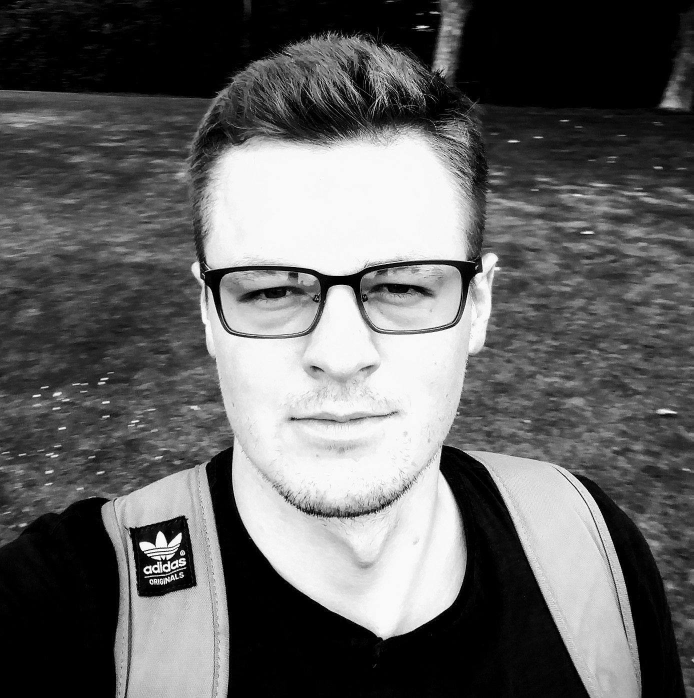
//> input picture Extract_Vertical_Horizontal_Lines/AVA_FB.jpg, 1387 x 1396 px (shown at 1/2 size)
$ ./main   (built with g++ and OpenCV 4)
//> lines starting //> are read from the running program, lines starting //| are printed output that depends on the picture; after the words box and inside, x2 and y2 are one past the last pixel; in counts of white or black regions, pixels touching at a corner belong together
#include <iostream>
#include <opencv2/imgcodecs.hpp>
#include <opencv2/imgproc.hpp>
#include <opencv2/highgui.hpp>

using namespace cv;

void ShowWaitDestroy(const char *winName, Mat &img);

int main() {

	Mat src = imread("AVA_FB.jpg", IMREAD_GRAYSCALE);
//> src is the input picture: 1396 rows x 1387 cols, CV_8UC1; min 0, max 255, mean 99.2
	if (src.empty())
	{
		std::cout << "Invalid image (empty)!!!" << std::endl;
		return -1;
	}

	resize(src, src, Size(), 0.3, 0.3, INTER_NEAREST);
//> src: 419 rows x 416 cols, CV_8UC1

	namedWindow("Original", WINDOW_AUTOSIZE);
	imshow("Original", src);
	moveWindow("Original", 0, 0);

	Mat grey;
	if (src.channels() == 3) {
		cvtColor(src, grey, CV_BGR2GRAY);
	} else {
		grey = src;
	}

	ShowWaitDestroy("Grey", grey);

	Mat bw;
	adaptiveThreshold(~grey, bw, 255, CV_ADAPTIVE_THRESH_MEAN_C, THRESH_BINARY, 15, -2);
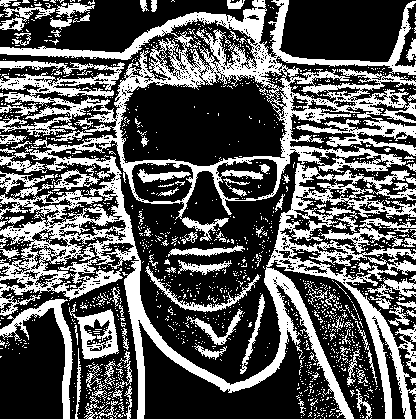
//> bw: 419 rows x 416 cols, CV_8UC1; 35.5% white; 1466 white regions (1363 under 20 px), largest, box (x1, y1, x2, y2) and area: (0, 0, 416, 419) 44460, (0, 299, 73, 419) 1522, (69, 304, 119, 360) 1130
	ShowWaitDestroy("Binary image", bw);

	Mat horizontal = bw.clone();
	Mat vertical = bw.clone();


	// Extract horizontal lines
	int horizontal_size = horizontal.cols / 40;
//> horizontal_size = 10

	Mat horizontalStructure = getStructuringElement(MORPH_RECT, Size(horizontal_size, 1));
//> horizontalStructure = [1, 1, 1, 1, 1, 1, 1, 1, 1, 1]

	// Apply morphology operations
	erode(horizontal, horizontal, horizontalStructure, Point(-1, -1));
//> horizontal: 419 rows x 416 cols, CV_8UC1; 7.3% white; 580 white regions (462 under 20 px), largest, box (x1, y1, x2, y2) and area: (0, 47, 138, 59) 803, (147, 324, 276, 390) 585, (279, 52, 393, 66) 463
	dilate(horizontal, horizontal, horizontalStructure, Point(-1, -1));
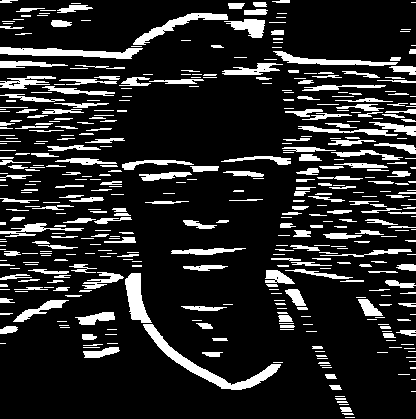
//> horizontal: 419 rows x 416 cols, CV_8UC1; 15.5% white; 442 white regions (189 under 20 px), largest, box (x1, y1, x2, y2) and area: (143, 324, 281, 390) 1368, (0, 47, 143, 59) 955, (125, 273, 152, 323) 734

	ShowWaitDestroy("Horizontal lines", horizontal);


	// Extract vertical lines
	int vertical_size = vertical.rows / 40;
//> vertical_size = 10

	Mat verticalStructure = getStructuringElement(MORPH_RECT, Size(1, vertical_size));
//> verticalStructure = [1, 1, 1, 1, 1, 1, 1, 1, 1, 1]

	// Apply morphology operations

	erode(vertical, vertical, verticalStructure, Point(-1, -1));
//> vertical: 419 rows x 416 cols, CV_8UC1; 4.7% white; 271 white regions (231 under 20 px), largest, box (x1, y1, x2, y2) and area: (125, 263, 196, 419) 1452, (355, 293, 392, 419) 732, (54, 304, 72, 419) 728
	dilate(vertical, vertical, verticalStructure, Point(-1, -1));
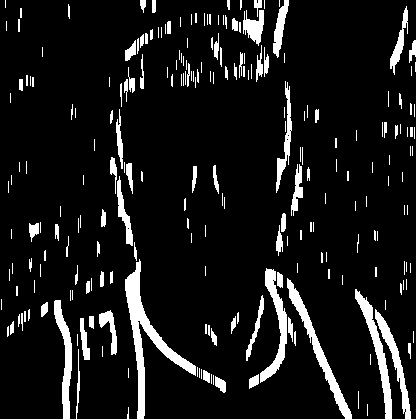
//> vertical: 419 rows x 416 cols, CV_8UC1; 9.5% white; 232 white regions (116 under 20 px), largest, box (x1, y1, x2, y2) and area: (125, 259, 196, 419) 2137, (287, 278, 352, 419) 1229, (355, 289, 392, 419) 1048

	ShowWaitDestroy("Vertical lines", vertical);

	Mat sumImages = vertical + horizontal; // Bonus from me :)
//> sumImages: 419 rows x 416 cols, CV_8UC1; 21.2% white; 269 white regions (108 under 20 px), largest, box (x1, y1, x2, y2) and area: (55, 157, 355, 419) 6797, (0, 0, 268, 61) 2575, (355, 289, 411, 419) 1947
	bitwise_not(sumImages, sumImages);
	// Invert image
//	bitwise_not(vertical, vertical);
//	ShowWaitDestroy("Vertical bitwise not", vertical);

	// Extract edges and smooth image according to the logic
	// 1. extract edges
	// 2. dilate(edges)
	// 3. src.copyTo(smooth)
	// 4. blur smooth img
	// 5. smooth.copyTo(src, edges)


//	// Step 1
//	Mat edges;
//	adaptiveThreshold(vertical, edges, 255, CV_ADAPTIVE_THRESH_MEAN_C, THRESH_BINARY, 3, -2);
//	ShowWaitDestroy("Extract edges", edges);
//
//	// Step 2
	Mat kernel = Mat::ones(2, 2, CV_8UC1);
//	dilate(edges, edges, kernel);
//	ShowWaitDestroy("Dilating edges", edges);
//
//	// Step 3
//	Mat smooth;
//	vertical.copyTo(smooth);
//
//	// Step 4
//	blur(smooth, smooth, Size(2, 2));
//
//	// Step 5
//	smooth.copyTo(vertical, edges);
//
//	ShowWaitDestroy("Vertical end processing", vertical);

	// My own addition to this tutorial

	// Step 1
	Mat myEdges;
	adaptiveThreshold(sumImages, myEdges, 255, CV_ADAPTIVE_THRESH_MEAN_C, THRESH_BINARY, 3, -2);
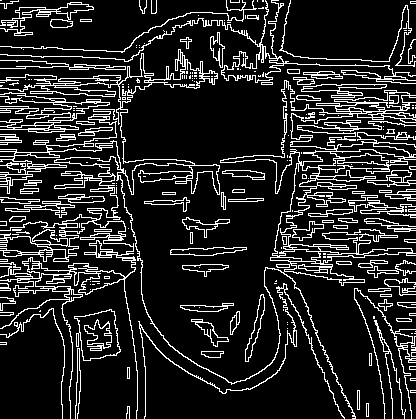
//> myEdges: 419 rows x 416 cols, CV_8UC1; 14.7% white in thin lines or dots
	ShowWaitDestroy("Extract edges", myEdges);

	// Step 2
	dilate(myEdges, myEdges, kernel);
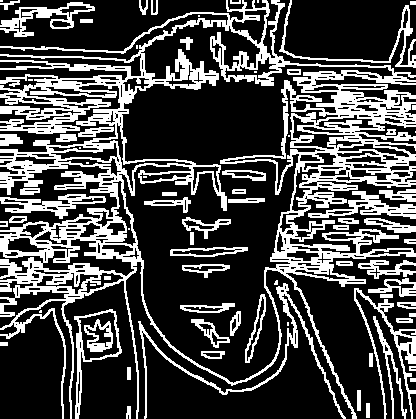
//> myEdges: 419 rows x 416 cols, CV_8UC1; 28.7% white; 77 white regions (16 under 20 px), largest, box (x1, y1, x2, y2) and area: (0, 0, 416, 419) 34877, (138, 283, 346, 419) 1545, (354, 288, 416, 419) 1220
	ShowWaitDestroy("Dilating edges", myEdges);

	// Step 3
	Mat mySmooth;
	vertical.copyTo(mySmooth);

	// Step 4
	blur(mySmooth, mySmooth, Size(2, 2));
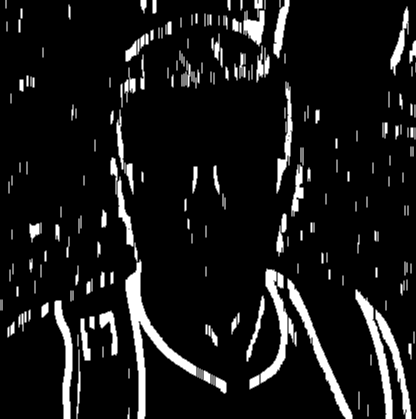
//> mySmooth: 419 rows x 416 cols, CV_8UC1; 6.32% of pixels changed, all inside (x1, y1, x2, y2) = (0, 0, 416, 419)

	// Step 5
	mySmooth.copyTo(sumImages, myEdges);
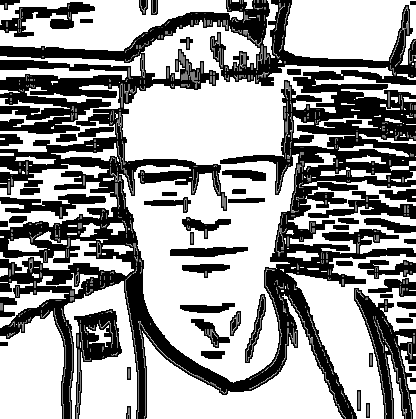
//> sumImages: 419 rows x 416 cols, CV_8UC1; min 0, max 255, mean 153.4

	ShowWaitDestroy("Vertical end processing", sumImages);

	ShowWaitDestroy("SumImages", sumImages);

	return 0;
}

void ShowWaitDestroy(const char* winName, Mat &img){

	namedWindow(winName);
	moveWindow(winName, 500, 0);
	imshow(winName, img);
	waitKey();
	destroyWindow(winName);
}
